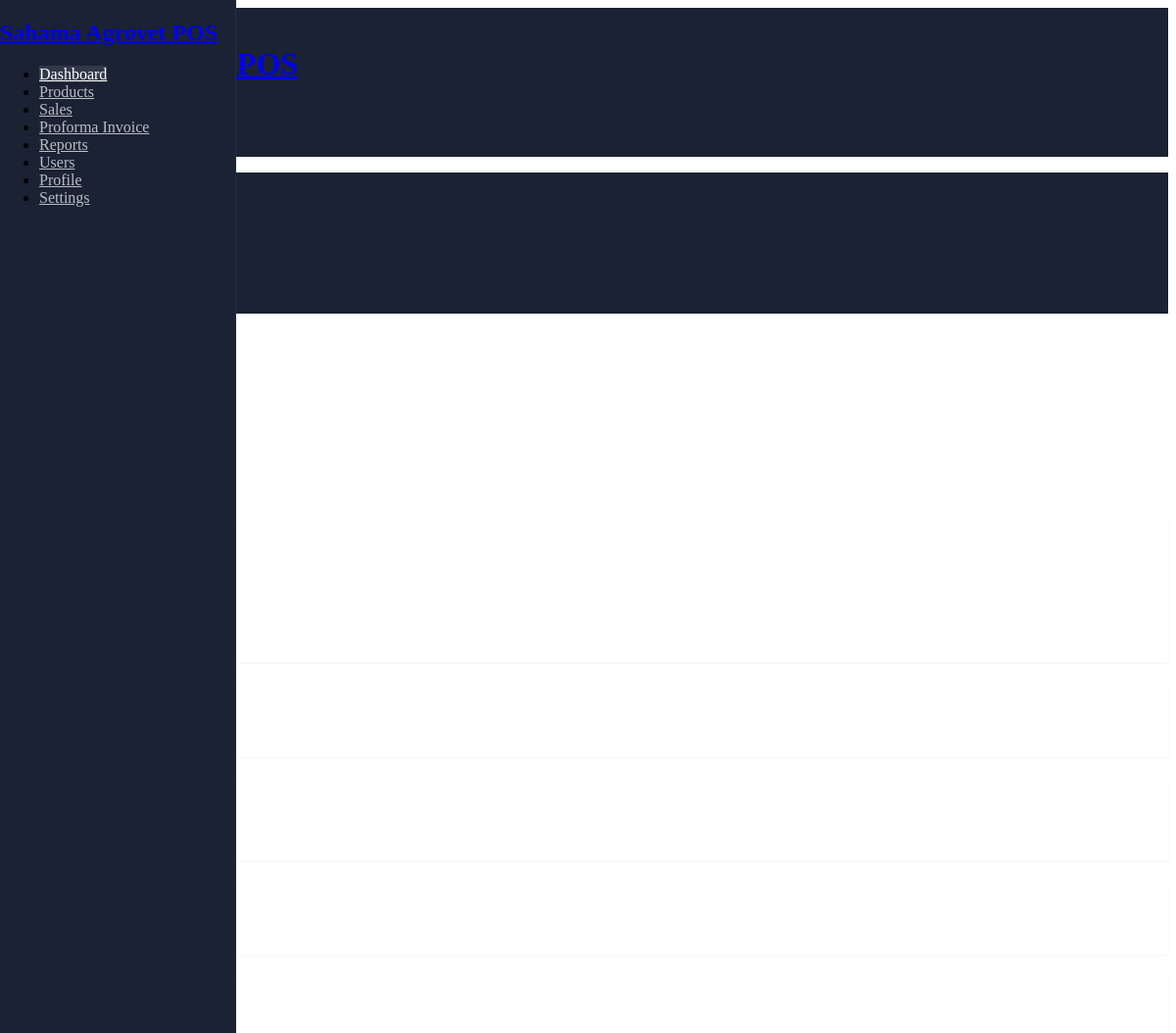
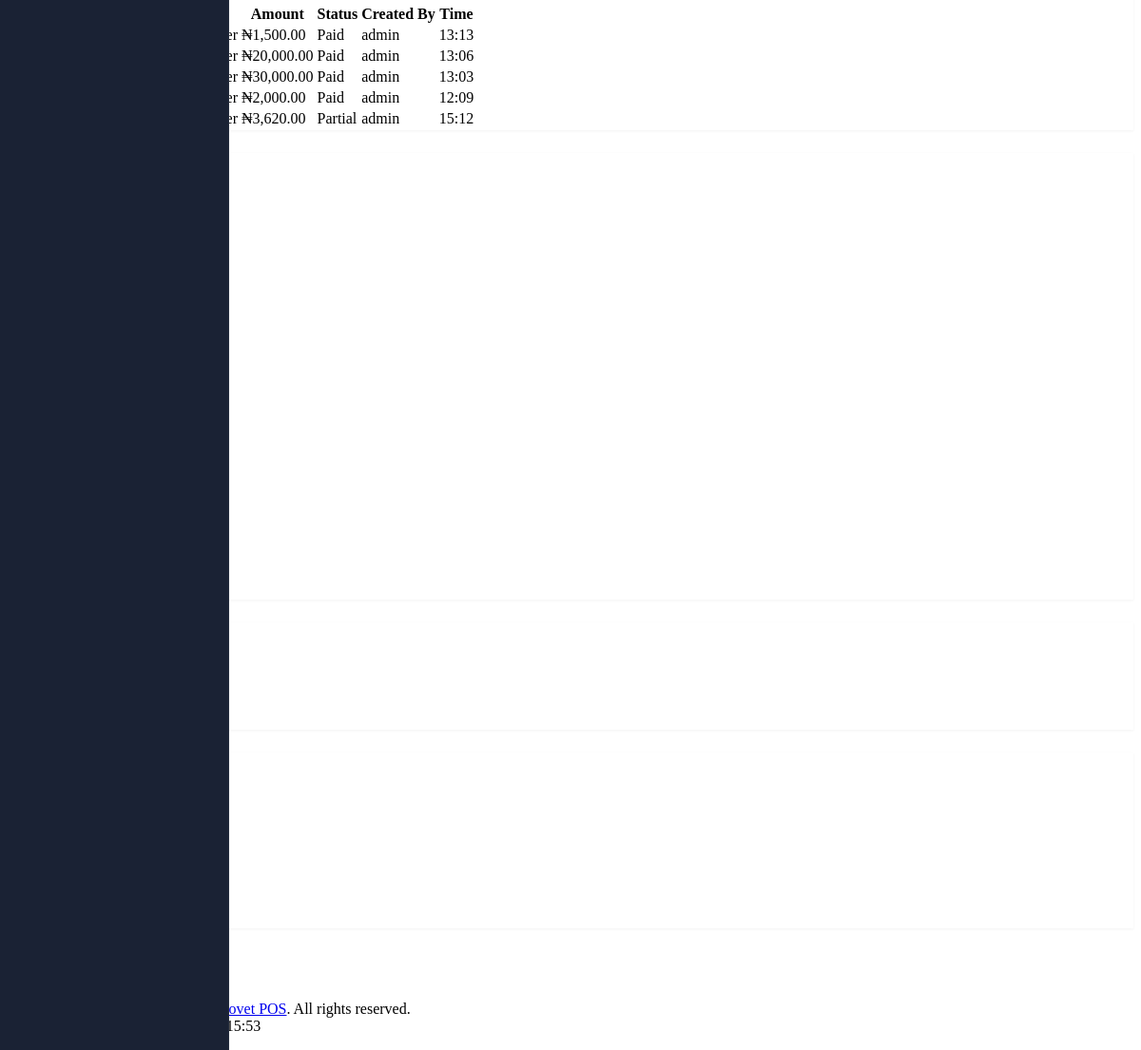
Screenshot of /index.php (signed in) with the database file from the repository (2 pictures, top to bottom).
### tables this page shows
CREATE TABLE `sales` (
  `id` int(11) NOT NULL,
  `invoice_number` varchar(50) NOT NULL,
  `customer_id` int(11) DEFAULT NULL,
  `total_amount` decimal(10,2) NOT NULL DEFAULT 0.00,
  `amount_paid` decimal(10,2) NOT NULL DEFAULT 0.00,
  `payment_status` enum('pending','partial','paid') NOT NULL DEFAULT 'pending',
  `payment_method` enum('cash','card','transfer') DEFAULT 'cash',
  `notes` text DEFAULT NULL,
  `created_by` int(11) DEFAULT NULL,
  `created_at` timestamp NOT NULL DEFAULT current_timestamp(),
  `updated_at` timestamp NOT NULL DEFAULT current_timestamp() ON UPDATE current_timestamp()
);

CREATE TABLE `users` (
  `id` int(11) NOT NULL,
  `username` varchar(50) NOT NULL,
  `password` varchar(255) NOT NULL,
  `full_name` varchar(100) NOT NULL,
  `email` varchar(100) DEFAULT NULL,
  `role` enum('admin','manager','cashier','accountant') NOT NULL,
  `status` enum('active','inactive') DEFAULT 'active',
  `created_at` timestamp NOT NULL DEFAULT current_timestamp(),
  `updated_at` timestamp NOT NULL DEFAULT current_timestamp() ON UPDATE current_timestamp(),
  `role_id` int(11) DEFAULT NULL,
  `last_login` timestamp NULL DEFAULT NULL,
  `created_by` int(11) DEFAULT NULL
);

### index.php (the view, shortened to what the rows shown need)
<?php
try {
    $db = Database::getInstance()->getConnection();
    $recentSales = [];
    $recentStmt = $db->prepare("
        SELECT
            s.*,
            c.name as customer_name,
            u.username as created_by_user
        FROM sales s
        LEFT JOIN customers c ON s.customer_id = c.id
        LEFT JOIN users u ON s.created_by = u.id
        ORDER BY s.created_at DESC
        LIMIT 5
    ");
    $recentStmt->execute();
    $recentSales = $recentStmt->fetchAll(PDO::FETCH_ASSOC);
} catch (PDOException $e) {
    error_log($e->getMessage());
    $todaySales = ['count' => 0, 'total' => 0, 'paid_amount' => 0];
    $todayProfit = ['total_profit' => 0];
    $lowStock = ['count' => 0];
    $recentSales = [];
    $activities = [];
}
include 'templates/header.php';
?>
<div class="page-wrapper">
    <div class="page-header d-print-none">
        <div class="container-xl">
            <div class="row g-2 align-items-center">
                <div class="col">
                    <h2 class="page-title">
                    </h2>
                </div>
            </div>
        </div>
    </div>
    <div class="page-body">
        <div class="container-xl">
            <div class="row">
                <div class="col-lg-8">
                    <div class="card mb-4">
                        <div class="card-body p-0">
                            <div class="table-responsive">
                                <table class="table table-vcenter card-table">
                                    <thead>
                                        <tr>
                                            <th>Invoice</th>
                                            <th>Customer</th>
                                            <th>Amount</th>
                                            <th>Status</th>
                                            <th>Created By</th>
                                            <th>Time</th>
                                        </tr>
                                    </thead>
                                    <tbody>
                                        <?php foreach ($recentSales as $sale): ?>
                                            <tr>
                                                <td>
                                                    <a href="sale_details.php?id=<?= $sale['id'] ?>" class="text-reset">
                                                    </a>
                                                </td>
                                                <td><?= htmlspecialchars($sale['customer_name'] ?? 'Walk-in Customer') ?></td>
                                                <td>₦<?= number_format($sale['total_amount'], 2) ?></td>
                                                <td>
                                                    <?php
                                                    $statusClass = match ($sale['payment_status']) {
                                                        'paid' => 'success',
                                                        'partial' => 'warning',
                                                        default => 'danger'
                                                    };
                                                    ?>
                                                    <span class="badge bg-<?= $statusClass ?>-lt">
                                                        <?= ucfirst($sale['payment_status']) ?>
                                                    </span>
                                                </td>
                                                <td><?= htmlspecialchars($sale['created_by_user']) ?></td>
                                                <td class="text-muted">
                                                    <?= date('H:i', strtotime($sale['created_at'])) ?>
                                                </td>
                                            </tr>
                                        <?php endforeach; ?>
                                    </tbody>
                                </table>
                            </div>
                        </div>
                    </div>
                </div>
            </div>
        </div>
    </div>
</div>
<?php include 'templates/footer.php'; ?>

### rows the page displays
sales: total_amount "1,500.00", payment_status "Paid", created_by.username "admin", created_at "13:13"
sales: total_amount "20,000.00", payment_status "Paid", created_by.username "admin", created_at "13:06"
sales: total_amount "30,000.00", payment_status "Paid", created_by.username "admin", created_at "13:03"
sales: total_amount "2,000.00", payment_status "Paid", created_by.username "admin", created_at "12:09"
sales: total_amount "3,620.00", payment_status "Partial", created_by.username "admin", created_at "15:12"

### other values shown
$menuItem['title'] "Dashboard"
$menuItem['title'] "Products"
$menuItem['title'] "Sales"
$menuItem['title'] "Proforma Invoice"
$menuItem['title'] "Reports"
$menuItem['title'] "Users"
$menuItem['title'] "Profile"
$menuItem['title'] "Settings"
